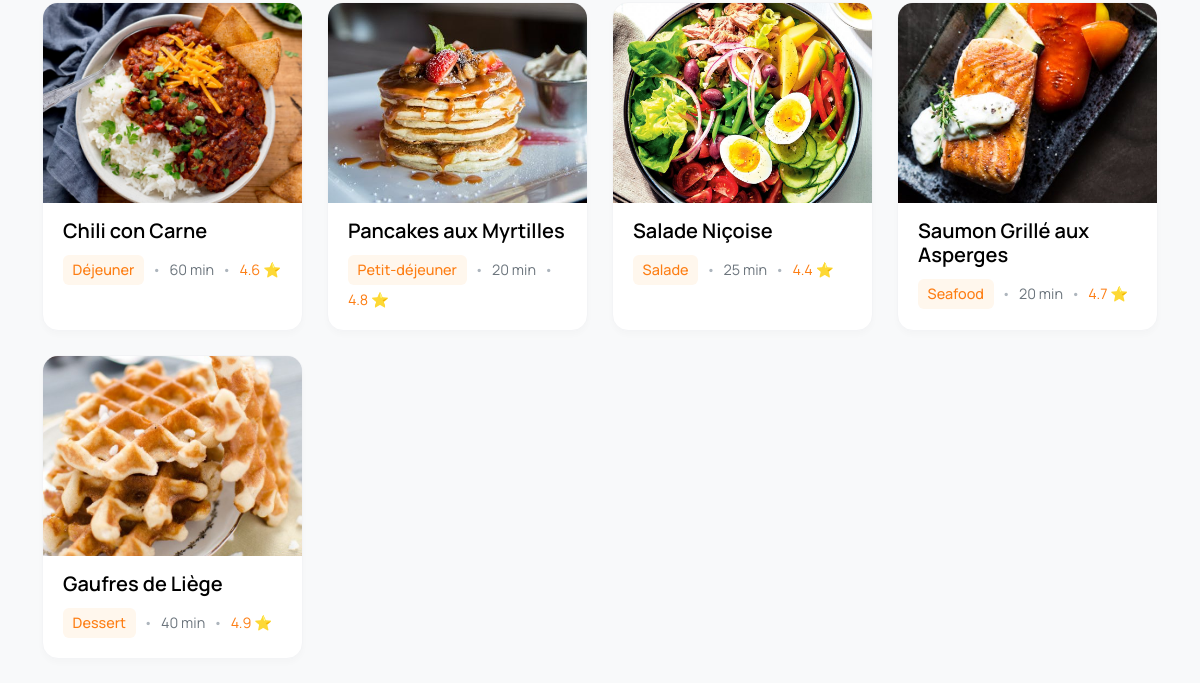
The app's page / (lower part), older data.
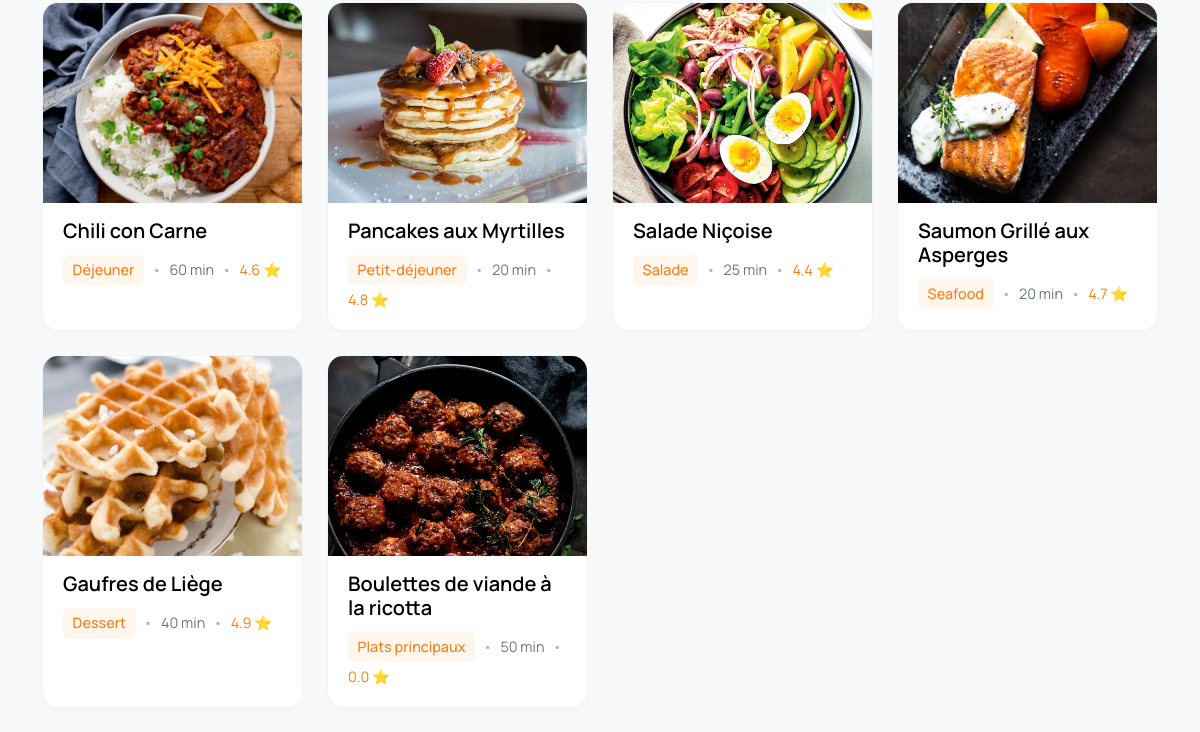
The same page, newer data.
### recettes/models.py (models this page shows, shortened)
class Recipe(models.Model):
    title = models.CharField(max_length=200)
    description = models.TextField()
    instructions = models.TextField(default='', blank=True)
    preparation_time = models.PositiveIntegerField(default=0)
    category = models.ForeignKey(Category, on_delete=models.CASCADE)
    ingredients = models.ManyToManyField(Ingredient)  # SIMPLE SANS through
    author = models.ForeignKey(User, on_delete=models.CASCADE)
    rating = models.FloatField(default=0)
    created_at = models.DateTimeField(auto_now_add=True)
    image = models.ImageField(upload_to='recipes/', blank=True, null=True)
    favorited_by = models.ManyToManyField(User,related_name='favorite_recipes',blank=True)

class Category(models.Model):
    name = models.CharField(max_length=100)

### recettes/views.py (the view, shortened to what this page needs)
# urls.py: path('', views.home, name='home'),
def home(request):
    recipes = Recipe.objects.all()
    category_name = request.GET.get('category')
    ingredient_query = request.GET.get('ingredient')
    show_favorites = request.GET.get('favorites')
    if category_name:
        recipes = recipes.filter(category__name=category_name)
    if show_favorites == 'true' and request.user.is_authenticated:
        recipes = recipes.filter(favorited_by=request.user)
    api_recipes = []  # On garde une liste vide pour ne pas casser le template
    categories = Category.objects.all()
    favorites_count = 0
    if request.user.is_authenticated:
        favorites_count = request.user.favorite_recipes.count()
    context = {
        'recipes': recipes.distinct(),
        'categories': categories,
        'selected_category': category_name,
        'selected_ingredient': ingredient_query,
        'api_recipes': api_recipes,  # Sera toujours vide []
        'favorites_count': favorites_count,
        'user': request.user
    }
    if request.headers.get('x-requested-with') == 'XMLHttpRequest':
        html = render_to_string('partials/_recipe_grid.html', context, request=request)
        return JsonResponse({'html': html, 'favorites_count': favorites_count})
    return render(request, 'home.html', context)

### templates/home.html (shortened to what this page needs)
{% extends 'base.html' %}
{% load static %}
{% block content %}
<div id="recipe-grid-container">
    {% include "partials/_recipe_grid.html" with recipes=recipes api_recipes=api_recipes user=user %}
</div>
{% endblock %}

### templates/partials/_recipe_grid.html (shortened to what this page needs)
<div class="row">
    {% if recipes %}
        {% for recipe in recipes %}
            <div class="col-xl-3 col-lg-4 col-md-6 mb-4">
                <div class="card recipe-card h-100">
                    <div class="recipe-card-img-wrapper">
                        {% if recipe.image %}
                            <img src="{{ recipe.image.url }}" class="recipe-card-img" alt="{{ recipe.title }}">
                        {% else %}
                            <div class="recipe-card-img bg-secondary d-flex align-items-center justify-content-center">
                                <span>🍳 Pas d'image</span>
                            </div>
                        {% endif %}
                    </div>
                    <div class="card-body">
                        <h5 class="card-title">
                            <a href="{% url 'recipe_detail' recipe.id %}" class="stretched-link text-decoration-none" style="color: black">
                                {{ recipe.title }}
                            </a>
                        </h5>
                        <div class="recipe-meta-text">
                            <span class="category-tag">{{ recipe.category.name }}</span>
                            <span class="dot-separator">•</span>
                            <span>{{ recipe.preparation_time }} min</span>
                            <span class="dot-separator">•</span>
                            <span class="rating-stars">
                                {{ recipe.rating|floatformat:1 }} ⭐
                            </span>
                        </div>
                    </div>
                </div>
            </div>
        {% endfor %}
    {% endif %}
</div>

Row changes from the older to the newer data that the page shows:
added Recipe: image (picture), title "Boulettes de viande à la ricotta", category.name "Plats principaux", preparation_time "50", rating "0.0"
